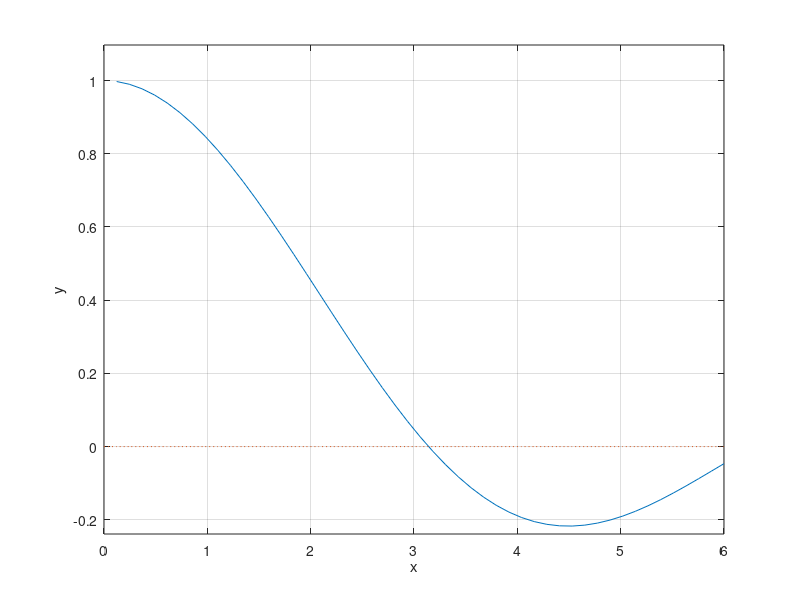

The MATLAB source for this figure: (Note: this script raises an error after producing the figure.)
clear 
a=0;
b=6;
m=50;
x=linspace(a,b,m);
h=0.001;
iter=5;
eps=0.001;
f=@(x)sin(x)./x;
y=f(x);
plot (x,f(x),x,0*x,':');
grid on
xlabel('x');
ylabel('y');
hold on
y_min=min(y);
y_max=max(y);
if y_min<0 y_min=1.1*y_min; else y_min=0.9*y_min; end;
if y_max>0 y_max=1.1*y_max; else y_max=0.9*y_max; end;
axis([a,b,y_min,y_max]);
z=ginput(2);
z1=z(1,1); z2=z(2,1);
f1=f(z1); f2=f(z2); 
z=(z1+z2)/2; y=f(z);
P=plot(z1,0,'*',z2,0,'*',z,0,'o');
if f1*f2>0 
    disp('Wrong points') ;   
end
for i=1:iter
    z=(z1+z2)/2;y=f(z);
    delete(P);
    P=plot(z1,0,'*',z2,0,'*',z,0,'o');
    if y*f1<0
        z2=z;
    else z1=z;
    end
    if abs(f(z))<eps break;
    end
end
hold off

